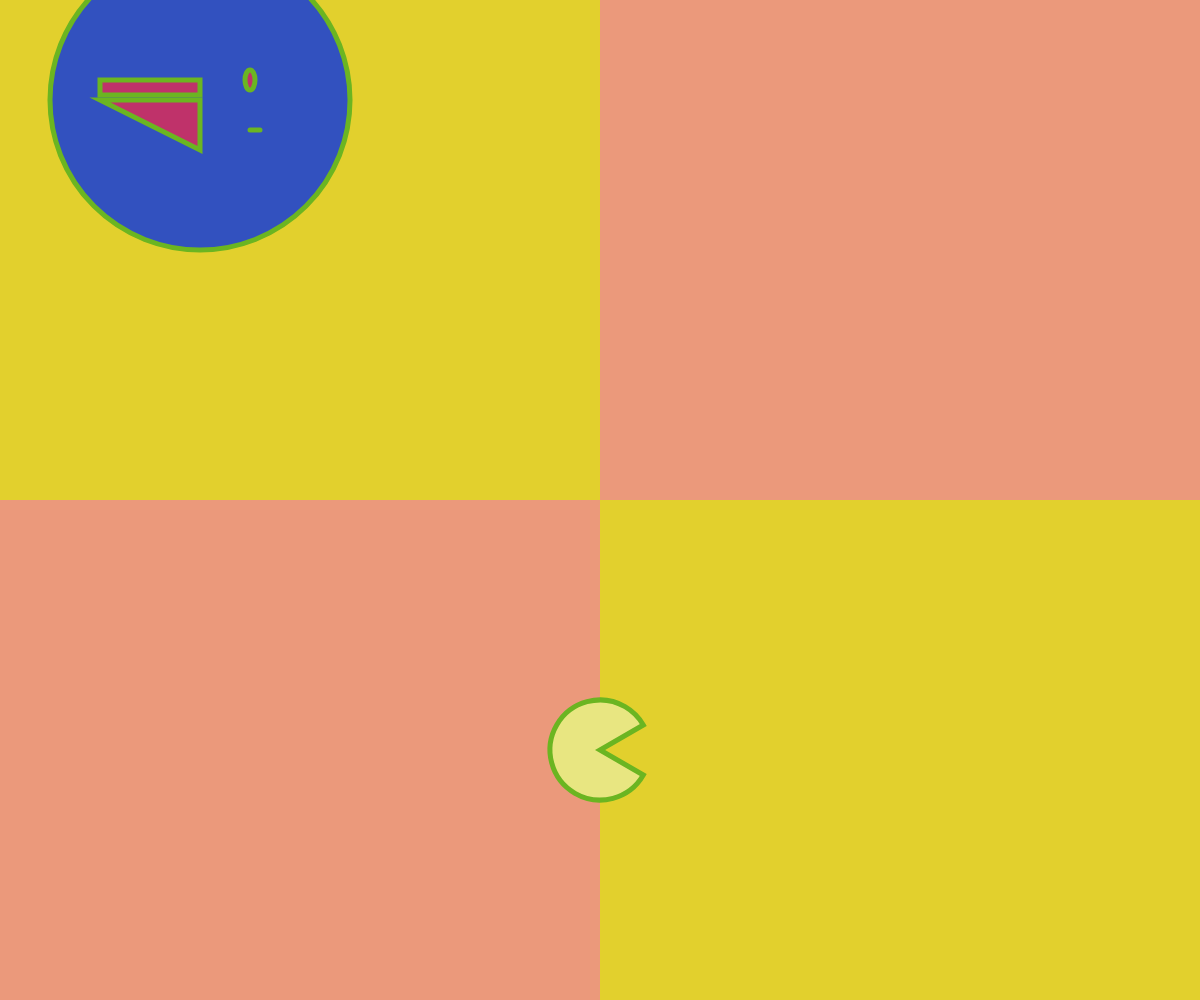
Frame 1 (no input)
Frame 60 (no input): identical to frame 1, image omitted
Frame 120 (the mouse pressed at the canvas centre since frame 60): identical to frame 1, image omitted

The p5.js sketch that drew this single still picture (run headless with seeded random() and noise() and a simulated clock; from frame 60 on, the mouse is pressed at the canvas centre):

// p5.js sketch
// ── sketch.js
// variable declaration:
// "let" is a keyword that allows you to declare a variable
// in the below example, a new variable is being created
// called "circleSize" which is storing a number

let circleSize;

function setup() { // runs once at the start
  // createCanvas(windowWidth, windowHeight);
  createCanvas(windowWidth,windowHeight); // set a 400 px by 400 px canvas
  // background("rgba(235, 153, 123, 1)"); // color picker function

  circleSize = width * 0.25; // "=" sets the value circleSize

}

function draw() { // runs in a loop after setup
  console.log(mouseX / width + " " + mouseY / height)
  // a grayscale color is denoted as a number 0-255
  // an rgb color is denoted as 3 numbers (red green blue)
  // background(127, 54, 200);
  // we can use the name of a color like "black" or "olive"
  // background("olivedrab");
  background("rgba(235, 153, 123, 1)"); // color picker function

  noStroke();
  fill("#e2d02dff");

  rect(0, 0, width / 2, height / 2); // a rect in top left corner

  rect(width / 2, height / 2, width, height);


  // stroke() and fill() change the color of drawn shapes
  stroke("rgba(107, 181, 33, 1)");
  fill("rgba(50, 81, 191, 1)");

  strokeWeight(5);
  // noStroke(); // gets rid of the stroke completely
  // noFill(); // gets rid of the fill completely

  // circle taks 3 parameters: x, y and d:
  circle(200, 100, circleSize); // circle(x, y, d)

  // setting a new fill for my rectangle
  fill("rgba(191, 50, 106, 1)");
  // rect() takes 4 parameters:
  // x coord of top left, y coord of top left, width and height
  rect(100, 80, 100, 15);

  // ellipse takes 4 parameters:
  // x coord of center, y coord of center, width and height
  ellipse(250, 80, 10, 20);

  // line connects two coords: x1, y1, x2, y2
  line(250, 130, 260, 130);

  // to draw complex polygons (more than 2 coords):
  // create a beginShape(); function and an endShape(); function
  // any vertex(x, y); functions you place inbetween beginShape and endShape
  //will be rendered as points in a complete polygon

  // strokeJoin(ROUND)
  beginShape();
  vertex(100, 100); // left-most coord
  vertex(200, 100); // top-right coord
  vertex(200, 150); // bottom-most coord
  endShape(CLOSE); // CLOSE parameter closes the polygon

  // system variables:
  // width
  // height
  // mouseX
  // mouseY

  fill("rgba(232, 230, 129, 1)");
  // circle(width / 2, height * 0.75, circleSize);

  // ellipse(mouseX, mouseY, mouseX / 3, 30)

  // arcs are like ellipses, except they have two extra parameters;
  // START and END, which are provided in RADIANS format
  // you can convert degrees to radians using the radians(); function
  arc(width / 2, height * 0.75, 100, 100, radians(30), radians(330), PIE);

  // curve
  // quadraticVertex()

}
